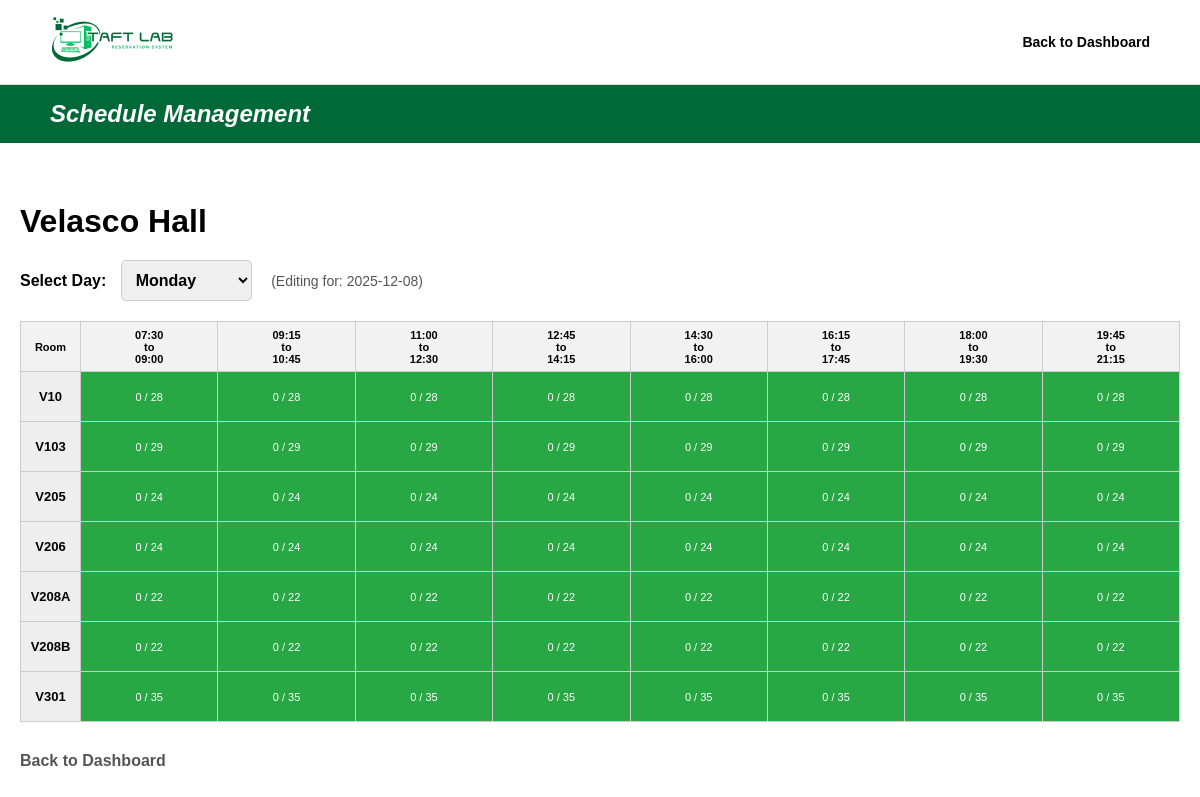
The app's page /Webpages/edit-schedule.php?id=104 with its own data.
### tables this page shows
CREATE TABLE building(
    building_id INT AUTO_INCREMENT PRIMARY KEY,
    building_code VARCHAR(10) NOT NULL,
    building_name VARCHAR(45) NOT NULL
);

CREATE TABLE laboratory(
    lab_id INT AUTO_INCREMENT PRIMARY KEY,
    building_id INT NOT NULL,
    room_code VARCHAR(10) NOT NULL,
    capacity INT NOT NULL, 
    status ENUM('Active', 'Maintenance', 'Closed') NOT NULL DEFAULT 'Active',
    FOREIGN KEY (building_id) REFERENCES building(building_id) ON DELETE RESTRICT ON UPDATE CASCADE,
    UNIQUE(building_id, room_code)
);

### Webpages/edit-schedule.php (the view, shortened to what this page needs)
<?php
include "db.php";
$building_id = isset($_GET['id']) ? intval($_GET['id']) : 0;
$selected_day = isset($_GET['day']) ? $_GET['day'] : "Monday";
$target_date = date('Y-m-d', strtotime("next $selected_day"));
$sql_building = "SELECT building_name FROM building WHERE building_id = $building_id";
$result_building = $conn->query($sql_building);
$building_name = ($result_building->num_rows > 0) ? $result_building->fetch_assoc()['building_name'] : "Unknown Building";
$sql_rooms = "SELECT lab_id, room_code, capacity FROM laboratory WHERE building_id = $building_id ORDER BY room_code";
$result_rooms = $conn->query($sql_rooms);
$time_slots = [
    ["07:30:00", "09:00:00"], ["09:15", "10:45:00"], ["11:00:00", "12:30:00"],
    ["12:45:00", "14:15:00"], ["14:30:00", "16:00:00"], ["16:15:00", "17:45:00"],
    ["18:00:00", "19:30:00"], ["19:45:00", "21:15:00"]
];
$days_of_week = ["Monday", "Tuesday", "Wednesday", "Thursday", "Friday", "Saturday"];
?>
<!DOCTYPE html>
<html lang="en">
<head>
    <link rel="stylesheet" href="scheduleManagement.css">
</head>
<body>
    <header>
        <div class="logo"><img src="images/taftlab-logo.png" alt="Taft Lab Logo"></div>
        <div class="header-right">
            <nav><ul><li><a href="scheduleManagement.php">Back to Dashboard</a></li></ul></nav>
        </div>
    </header>
    <div class="title-bar"><h1>Schedule Management</h1></div>
    <div class="edit-container">
        <h2 class="building-title"><?php echo $building_name; ?></h2>
        <div class="day-selector">
            <label for="daySelect" style="font-weight:bold; margin-right:10px;">Select Day:</label>
            <select id="daySelect" onchange="changeDay(this.value)">
                <?php foreach($days_of_week as $day): ?>
                    <option value="<?php echo $day; ?>" <?php if($selected_day == $day) echo 'selected'; ?>>
                        <?php echo $day; ?>
                    </option>
                <?php endforeach; ?>
            </select>
            <span style="margin-left: 15px; font-size: 14px; color: #555;">(Editing for: <?php echo $target_date; ?>)</span>
        </div>
        <div id="tableView">
            <table class="schedule-table">
                <thead>
                    <tr>
                        <th>Room</th>
                        <?php foreach ($time_slots as $slot) echo "<th>" . substr($slot[0], 0, 5) . "<br>to<br>" . substr($slot[1], 0, 5) . "</th>"; ?>
                    </tr>
                </thead>
                <tbody>
                    <?php
                    if ($result_rooms->num_rows > 0) {
                        while($row = $result_rooms->fetch_assoc()) {
                            $room = $row['room_code'];
                            $capacity = $row['capacity'];
                            echo "<tr><td>" . $room . "</td>";
                            foreach($time_slots as $slot) {
                                $start = $slot[0]; $end = $slot[1];
                                $status = "Available";
                                $subject = "";
                                $count = 0;
                                $class = "status-available";
                                if ($status == "Unavailable") {
                                    $class = "status-unavailable";
                                    $displayText = $capacity . " / " . $capacity;
                                } elseif ($status == "Class Ongoing") {
                                    $class = "status-ongoing";
                                    $displayText = "Class Ongoing<br>(" . $subject . ")";
                                } else {
                                    $displayText = $count . " / " . $capacity;
                                }
                                echo "<td class='$class'
                                          onclick=\"openEditForm('$room', '$capacity', '$start', '$end', '$status', '$subject', '$count')\">
                                          $displayText
                                      </td>";
                            }
                            echo "</tr>";
                        }
                    }
                    ?>
                </tbody>
            </table>
            <a href="scheduleManagement.php" style="color: #555; text-decoration: none; font-weight: bold;">Back to Dashboard</a>
        </div>
    </div>
</body>
</html>

### Webpages/scheduleManagement.css (style rules this page uses)
* { margin: 0; padding: 0; box-sizing: border-box; font-family: 'Montserrat', sans-serif, Arial; text-decoration: none; list-style: none; }
body { background-color: #ffffff; }
header { display: flex; justify-content: space-between; align-items: center; padding: 15px 50px; background-color: white; border-bottom: 1px solid #ddd; }
.logo img { height: 50px; }
.header-right { display: flex; align-items: center; gap: 20px; }
nav ul { display: flex; gap: 20px; }
nav ul li a { color: black; font-weight: 600; font-size: 14px; }
.title-bar { background-color: #006937; padding: 15px 50px; color: white; margin-bottom: 30px; }
.title-bar h1 { font-size: 24px; font-weight: 700; font-style: italic; }

### Webpages/edit-schedule.php (style rules this page uses)
.edit-container { max-width: 1400px; margin: 40px auto; padding: 20px; }
.building-title { font-size: 2rem; font-weight: 800; margin-bottom: 20px; }
.day-selector { margin-bottom: 20px; }
.day-selector select { padding: 10px; font-size: 16px; border-radius: 5px; border: 1px solid #ccc; font-weight: bold; }
.schedule-table { width: 100%; border-collapse: collapse; margin-bottom: 30px; }
.schedule-table th, .schedule-table td { border: 1px solid #ccc; padding: 5px; text-align: center; font-size: 11px; height: 50px; }
.schedule-table th { background-color: #f2f2f2; font-weight: 700; }
.schedule-table td:first-child { font-weight: 800; background-color: #eee; width: 60px; font-size: 13px; }
.status-available { background-color: #28a745; color: white; cursor: pointer; }

### records on screen
building: building_name "Velasco Hall"
laboratory: room_code "V10", capacity "0 / 28"
laboratory: room_code "V103", capacity "0 / 29"
laboratory: room_code "V205", capacity "0 / 24"
laboratory: room_code "V206", capacity "0 / 24"
laboratory: room_code "V208A", capacity "0 / 22"
laboratory: room_code "V208B", capacity "0 / 22"
laboratory: room_code "V301", capacity "0 / 35"

### other values on screen
$target_date "2025-12-08"
substr($slot[0], 0, 5) "07:30"
substr($slot[1], 0, 5) "09:00"
substr($slot[0], 0, 5) "09:15"
substr($slot[1], 0, 5) "10:45"
substr($slot[0], 0, 5) "11:00"
substr($slot[1], 0, 5) "12:30"
substr($slot[0], 0, 5) "12:45"
substr($slot[1], 0, 5) "14:15"
substr($slot[0], 0, 5) "14:30"
substr($slot[1], 0, 5) "16:00"
substr($slot[0], 0, 5) "16:15"
substr($slot[1], 0, 5) "17:45"
substr($slot[0], 0, 5) "18:00"
substr($slot[1], 0, 5) "19:30"
